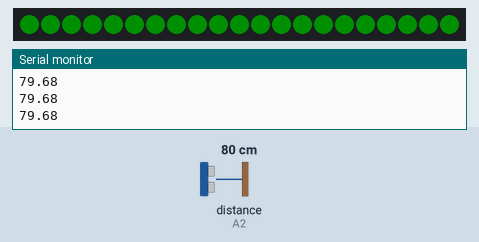
The sketch below on a simulated Arduino Uno, built with avr-gcc and run on an emulated ATmega328P. Shown: 21 RGB LEDs in strip order, left to right, the last lines printed to the serial monitor. Wiring (inferred from the names in the program): ultrasonic range finder: trigger A3; echo A2. The test bench sets the inputs (shaded band); at power-on: distance to the obstacle (sensor on A2) 80 cm. The echo pulse lasts 58.3 µs per cm; dim RGB values are drawn brighter than linear.

Above: at 2.2 s.
2.3 s: distance to the obstacle (sensor on A2) set to 2 cm
At 3.0 s:
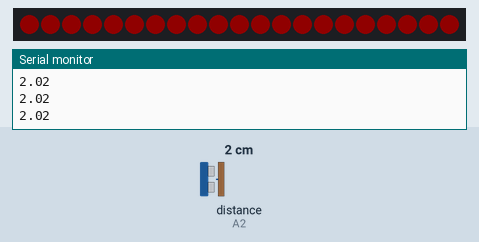
3.8 s: distance to the obstacle (sensor on A2) set to 35 cm
At 4.3 s:
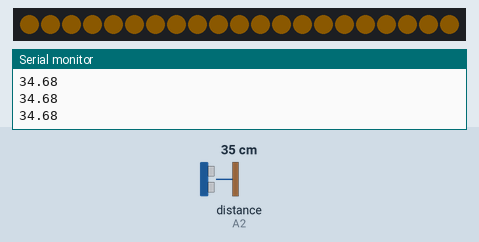
5.4 s: distance to the obstacle (sensor on A2) set to 60 cm
7.8 s: distance to the obstacle (sensor on A2) set to 120 cm
At 8.2 s:
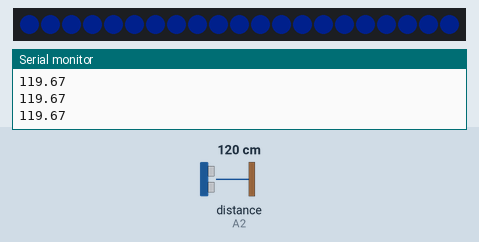
9.3 s: distance to the obstacle (sensor on A2) set to 250 cm
At 10.6 s:
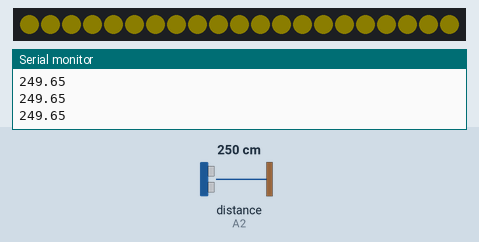
Timing chart, 0 to 11.8 s (numbered marks = the images above; inputs shaded):
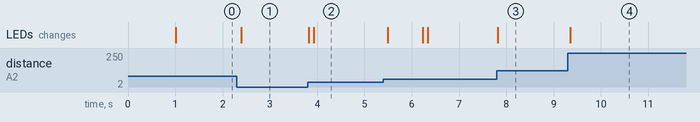

Measured:
- after the input at 2.3 s, the LEDs: change after 0.09 s (image 1)
- after the input at 3.8 s, the LEDs: first change at once (image 2 shows a later state)
- after the input at 7.8 s, the LEDs: change at once (image 3)
- after the input at 9.3 s, the LEDs: change after 0.06 s (image 4)

The sketch:

Programme_test_capteur_distance.ino
```cpp
// (licence header left out)
// Your sketch must #include this library, and the Wire library
// (Wire is a standard library included with Arduino):

#include <FastLED.h> // http://librarymanager/All#FASTLED

#define LED_PIN     4
#define NUM_LEDS    21
#define BRIGHTNESS  64
#define LED_TYPE    WS2811
#define COLOR_ORDER GRB
CRGB leds[NUM_LEDS];
CRGBPalette16 currentPalette;
TBlendType    currentBlending;


const int trigPin = A3;
const int echoPin = A2;
float duration, distance;


void setup() {
  delay( 1000 ); // power-up safety delay
  // Initialize the Serial port:

  Serial.begin(115200);
  Serial.println("HC-SR04 example sketch");

  // Initialize the HC-SR04 pin

  pinMode(trigPin, OUTPUT);
	pinMode(echoPin, INPUT);


// Setup LED

 FastLED.addLeds<LED_TYPE, LED_PIN, COLOR_ORDER>(leds, NUM_LEDS).setCorrection( TypicalLEDStrip );
 FastLED.setBrightness(  BRIGHTNESS );

 currentPalette = RainbowColors_p;
 currentBlending = LINEARBLEND;

}

void loop() {

  digitalWrite(trigPin, LOW);
	delayMicroseconds(2);
	digitalWrite(trigPin, HIGH);
	delayMicroseconds(10);
	digitalWrite(trigPin, LOW);

  duration = pulseIn(echoPin, HIGH);
  distance = (duration*.0343)/2;   // The speed of sound is approximately 340 meters per second, but since the pulseIn() function returns the time in microseconds
  Serial.println(distance);
  uint8_t dist_temp = map(distance,0,200,0,255); // Map value from distance sensor to LED

  // FastLED's built-in rainbow generator
  fill_solid( leds, NUM_LEDS, ColorFromPalette(RainbowColors_p,dist_temp,BRIGHTNESS, LINEARBLEND));


// send the 'leds' array out to the actual LED strip
  FastLED.show();
  delay( 100 ); // power-up safety delay

}
```
